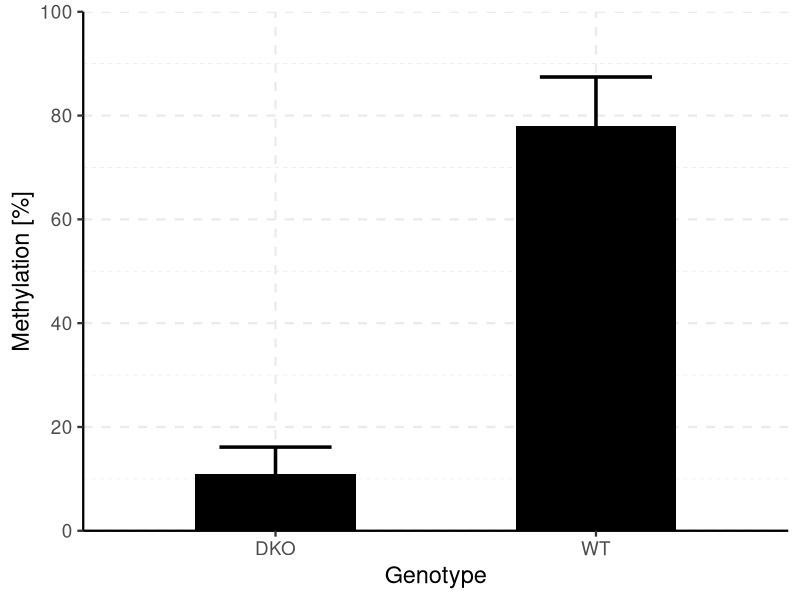
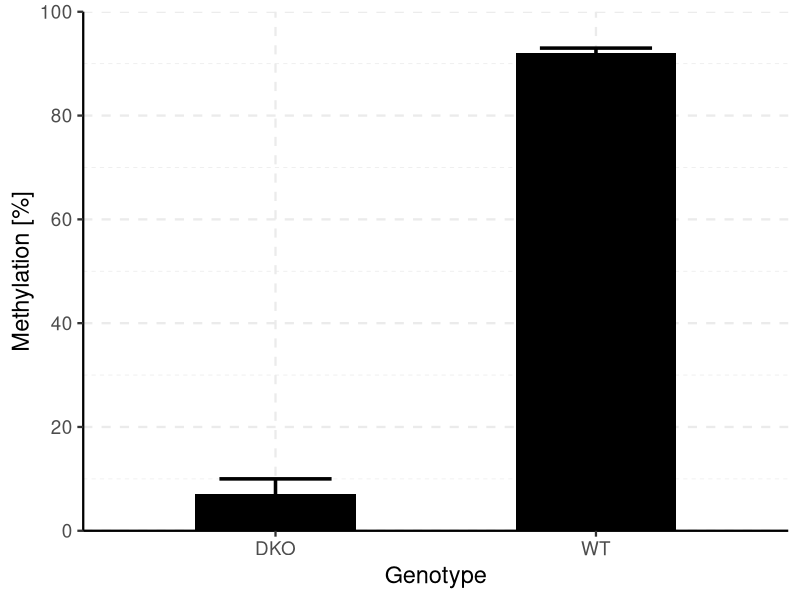
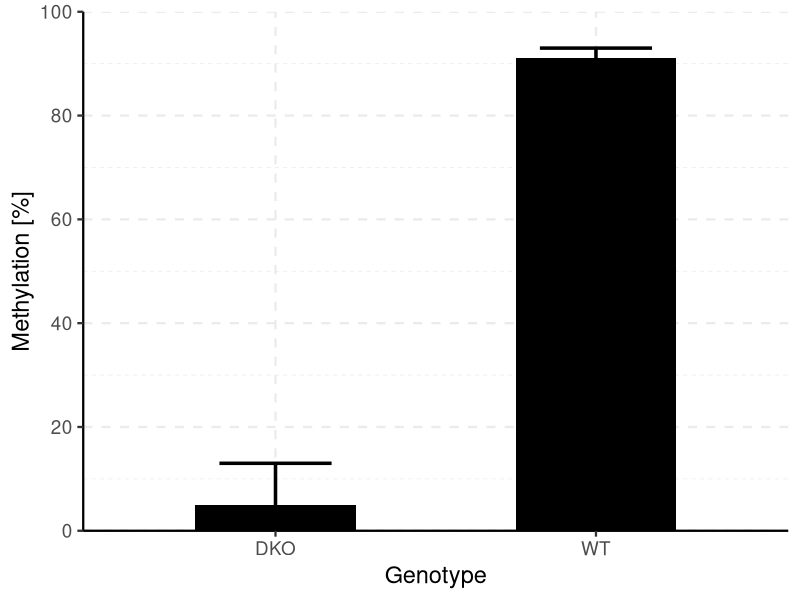
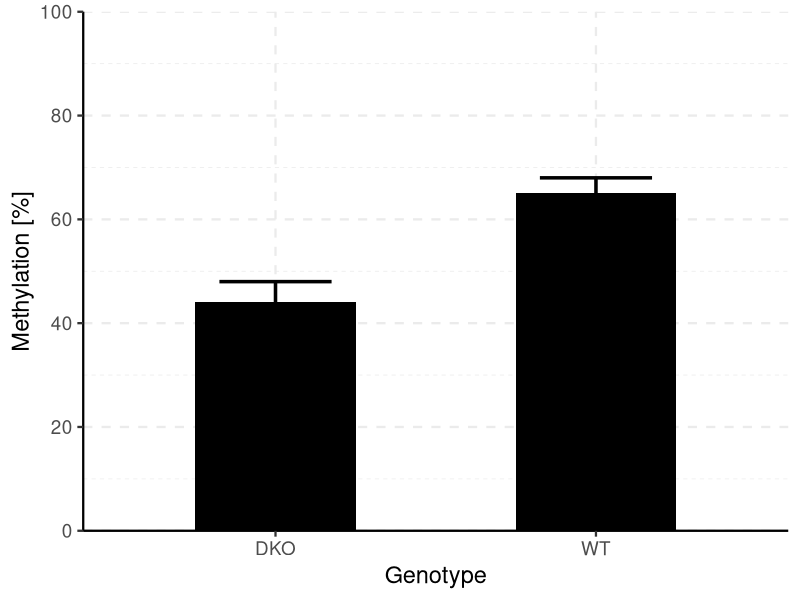

These charts were generated, in order, by the following R code: (Note: this script raises an error after producing the figures.)
library(dplyr)
library(ggpubr)
library(ggplot2)
library(pheatmap)
library(viridis)

# lig4 aci ----
lig4_aci <- data.frame(Genotype=c("WT","DKO"), 
                       methylation=c(78,11),
                       sd=c(9.43,5.12)
                       )


# svg("lig4 aci.svg")
ggplot(lig4_aci, aes(x = Genotype, y = methylation)) +
    geom_col(width=0.5, fill="black") +
    geom_errorbar(data=lig4_aci, aes(x=Genotype, ymin=methylation-sd, ymax=methylation+sd),
                  width=0.35, size=1.2)+
    ylab("Methylation [%]") +
    scale_fill_manual(values = c("black", "#818181")) +
    theme_classic(base_size = 17)+
    grids(linetype="dashed")+
    scale_y_continuous(expand = c(0, 0), limits = c(0, 100), breaks = c(0,20,40,60,80,100))
# dev.off()
    



# lig4 hyp ----
lig4_hyp <- data.frame(Genotype=c("WT","DKO"), 
                       methylation=c(91,5),
                       sd=c(2,8)
)

svg("lig4 hyp.svg")
ggplot(lig4_hyp, aes(x = Genotype, y = methylation)) +
    geom_col(width=0.5, fill="black") +
    geom_errorbar(data=lig4_hyp, aes(x=Genotype, ymin=methylation-1, ymax=methylation+sd),
                  width=0.35, size=1.2)+
    ylab("Methylation [%]") +
    scale_fill_manual(values = c("black", "#818181")) +
    theme_classic(base_size = 17)+
    grids(linetype="dashed")+
    scale_y_continuous(expand = c(0, 0), limits = c(0, 100), breaks = c(0,20,40,60,80,100))
dev.off()
















# line1 aci ----
line1 <- data.frame(Genotype=c("WT","DKO"), 
                       methylation=c(65,44),
                       sd=c(3,4)
)

svg("line1.svg")
ggplot(line1, aes(x = Genotype, y = methylation)) +
    geom_col(width=0.5, fill="black") +
    geom_errorbar(data=line1, aes(x=Genotype, ymin=methylation-sd, ymax=methylation+sd),
                  width=0.35, size=1.2)+
    ylab("Methylation [%]") +
    scale_fill_manual(values = c("black", "#818181")) +
    theme_classic(base_size = 17)+
    grids(linetype="dashed")+
    scale_y_continuous(expand = c(0, 0), limits = c(0, 100), breaks = c(0,20,40,60,80,100))
dev.off()



# line1 aci ----
sat <- data.frame(Genotype=c("WT","DKO"), 
                    methylation=c(92,7),
                    sd=c(1,3)
)

# svg("sat.svg")
ggplot(sat, aes(x = Genotype, y = methylation)) +
    geom_col(width=0.5, fill="black") +
    geom_errorbar(data=sat, aes(x=Genotype, ymin=methylation-sd, ymax=methylation+sd),
                  width=0.35, size=1.2)+
    ylab("Methylation [%]") +
    theme_classic(base_size = 17)+
    grids(linetype="dashed")+
    scale_y_continuous(expand = c(0, 0), limits = c(0, 100), breaks = c(0,20,40,60,80,100))
dev.off()


# individual_lig4aci ----


individual_lig4aci <- data.frame(position = c("CpG_2","CpG_3", "CpG_4.5"),
                         WT = c(71,71,91),
                         DKO = c(7,7,18))

long_df <- melt(individual_lig4aci, id.vars = "position")

colnames(long_df) <- c("position", "Genotype", "Methylation")


# svg("individual lig4 aci.svg")
ggplot(data=long_df, aes(x=position, y=Methylation, group=Genotype, color=Genotype, shape=Genotype))+
    geom_point(size=3)+
    geom_line(size = 1)+
    theme_classic(base_size = 17)+
    grids(linetype="dashed")+
    xlab("")+
    ylab("Methylation [%]")+
    scale_y_continuous(expand = c(0, 0), limits = c(0, 100), breaks = c(0,20,40,60,80,100))

# dev.off()


# individual_lig4hyp ----
individual_lig4hyp <- data.frame(position = c("CpG_2","CpG_3", "CpG_4.5"),
                                 WT = c(92,92,88),
                                 DKO = c(0,0,16))

long_df <- melt(individual_lig4hyp, id.vars = "position")

colnames(long_df) <- c("position", "Genotype", "Methylation")


# svg("individual_lig4hyp.svg")
ggplot(data=long_df, aes(x=position, y=Methylation, group=Genotype, color=Genotype, shape=Genotype))+
    geom_point(size=3)+
    geom_line(size = 1)+
    theme_classic(base_size = 17)+
    grids(linetype="dashed")+
    xlab("")+
    ylab("Methylation [%]")+
    scale_y_continuous(expand = c(0, 0), limits = c(0, 100), breaks = c(0,20,40,60,80,100))
# dev.off()


# individual Line1 ----
individual_line1 <- data.frame(position = c("CpG_1","CpG_2", "CpG_3"),
                               WT = c(63,69,63),
                               DKO = c(38,45,48))


long_df <- melt(individual_line1, id.vars = "position")

colnames(long_df) <- c("position", "Genotype", "Methylation")


# svg("individual_line1.svg")
ggplot(data=long_df, aes(x=position, y=Methylation, group=Genotype, color=Genotype, shape=Genotype))+
    geom_point(size=3)+
    geom_line(size = 1)+
    theme_classic(base_size = 17)+
    grids(linetype="dashed")+
    xlab("")+
    ylab("Methylation [%]")+
    scale_y_continuous(expand = c(0, 0), limits = c(0, 100), breaks = c(0,20,40,60,80,100))
# dev.off()




# individual sat ----
individual_sat <- data.frame(position = c("CpG_3","CpG_4"),
                               WT = c(91,92),
                               DKO = c(4,9))


long_df <- melt(individual_sat, id.vars = "position")

colnames(long_df) <- c("position", "Genotype", "Methylation")


# svg("individual_sat.svg")
ggplot(data=long_df, aes(x=position, y=Methylation, group=Genotype, color=Genotype, shape=Genotype))+
    geom_point(size=3)+
    geom_line(size = 1)+
    theme_classic(base_size = 17)+
    grids(linetype="dashed")+
    xlab("")+
    ylab("Methylation [%]")+
    scale_y_continuous(expand = c(0, 0), limits = c(0, 100), breaks = c(0,20,40,60,80,100))
# dev.off()




# plot heatmap ----

matrix <- data.frame(row.names = c("0%", "20%", "40%", "60%", "80%", "100%", "WT", "DKO"),
                     LIG4_CpG2 = c(18,20,35,46,70,84,71,7),
                     LIG4_CpG3 = c(18,20,35,46,70,84,71,7),
                     LIG4_CpG4.5 = c(4,30,29,55,71,93,91,18),
                     Line1_CpG1 = c(2,20,31,49,60,69,63,38),
                     Line1_CpG2= c(8,23,34,50,59,74,69,45),
                     Line1_CpG3 = c(11,23,34,48,51,59,63,48),
                     SAT_CpG3 = c(0,31,57,71,77,100,91,4),
                     SAT_CpG4 = c(10, 30,47,63,78,86,92,9)
                     )

# svg("heatmap.svg", height=13, width = 13)
pheatmap(mat=matrix, 
         color = plasma(10),
         border_color =  "NA",
         fontsize=15,
         cluster_rows = F, 
         cluster_cols = F,
         angle=45,
         na_col = "black",
         cellheight = 30,
         cellwidth = 60
         )

# dev.off()














